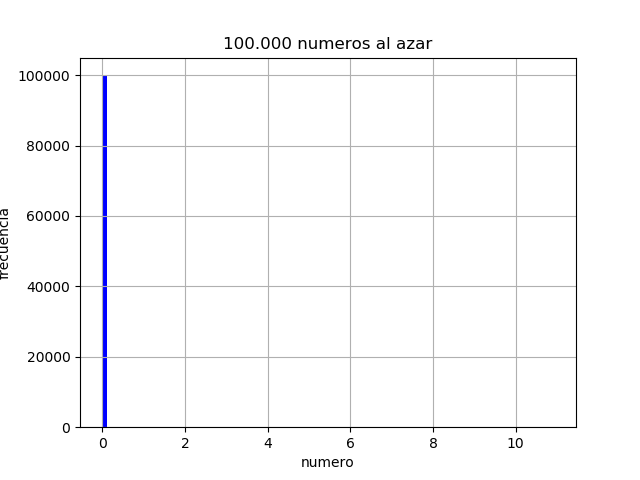

Write the Python code that produced this figure.
import sys
sys.path.append('../')
from GLC import GeneradorCongruencialLineal
from Histogram import Histogram
from numpy import log
from StaticalHelper import StaticalHelper
glc = GeneradorCongruencialLineal()
l_random_numbers= glc.generate_n_uniform_random_numbers_padron(100000)
media=15
list_exp=[ log(1-x)/(-1/media) for x in l_random_numbers]
x_range=[]
n,bins,batches=Histogram.plot_without_range(list_exp,100,"numero","frecuencia","100.000 numeros al azar","./ej2.png")
print ("Histograma 1  ")
for x in range(len(n)):
	if(n[x]>=1):
		print ("cantidad de ocurrencias: "+str(n[x])+" rango:"+str(bins[x]))
x_range=[0.006,0.008]
Histogram.plot(list_exp,100,x_range,"numero","frecuencia","100.000 numeros al azar","./ej2Zoom.png")
x_range=[0.00760,0.00762]
Histogram.plot(list_exp,100,x_range,"numero","frecuencia","100.000 numeros al azar","./ej2ZoomPlus.png")
staticalHelper=StaticalHelper() 
mean=staticalHelper.mean(list_exp)
var= staticalHelper.variance(list_exp)
mode=staticalHelper.mode(list_exp)
mode_freq=staticalHelper.mode_frequency(list_exp)
print ("Media de la muestra:")
print (mean)
print ("Media teorica:")
print (media)
print ("Variancia de la muestra: ")
print (var)
print ("Variancia teorica:")
print (media**2)
print ("Moda de la muestra: ")
print (mode)
print ("Moda teorica:")
print (0)
